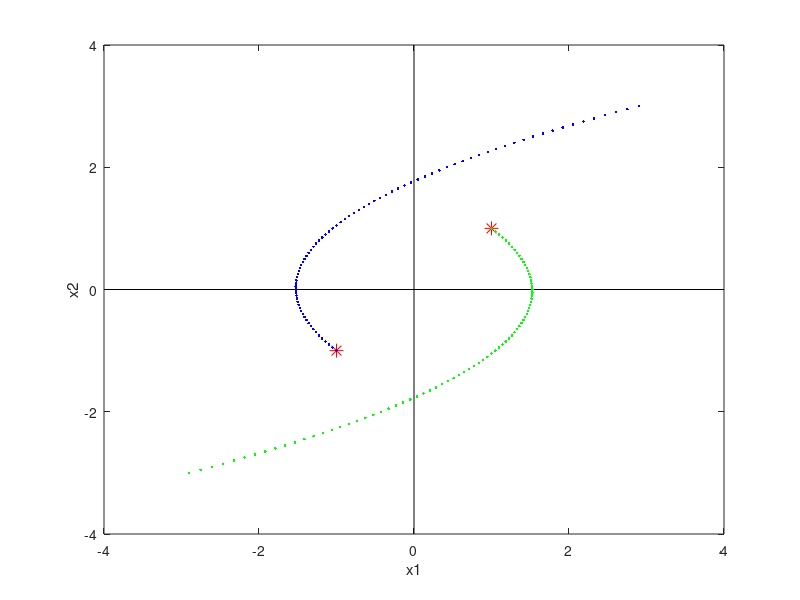

This chart was generated by the following MATLAB code:
% 例程 6.9  卫星推进器作用下的相平面特性
%  卫星推进器作用效果仿真
%  初始点
x10 = -1;
x20 = -1;
x11 = 1;
x21 = 1;
figure(1)
%  绘制坐标轴
plot([-4 4], [0 0], 'k');
hold on;
plot([0 0], [-4 4], 'k');
%  绘制初始点
plot(x10, x20, 'r*', 'MarkerSize', 10);
plot(x11, x21, 'r*', 'MarkerSize', 10);
dt = 0.05;
t = 0;
x1 = x10;
x2= x20;
U = 1;
%  欧拉积分法求解
while (t < 4)
plot(x1, x2, 'b ');
dx1 = x2*dt;
dx2 = U*dt;
x1 = x1 + dx1;
x2 = x2 + dx2;
t = t + dt;  %  时间增量
end;
t = 0;
x1 = x11;
x2 = x21;
U = -1;
%  欧拉积分法求解
while (t <4)
plot(x1, x2, 'g.');
dx1 = x2*dt; 
dx2 = U*dt;
x1 = x1 + dx1;
x2 = x2 + dx2;
t = t + dt;  %  时间增量
end;
axis([-4, 4, -4, 4]);
xlabel('x1');  ylabel('x2');
